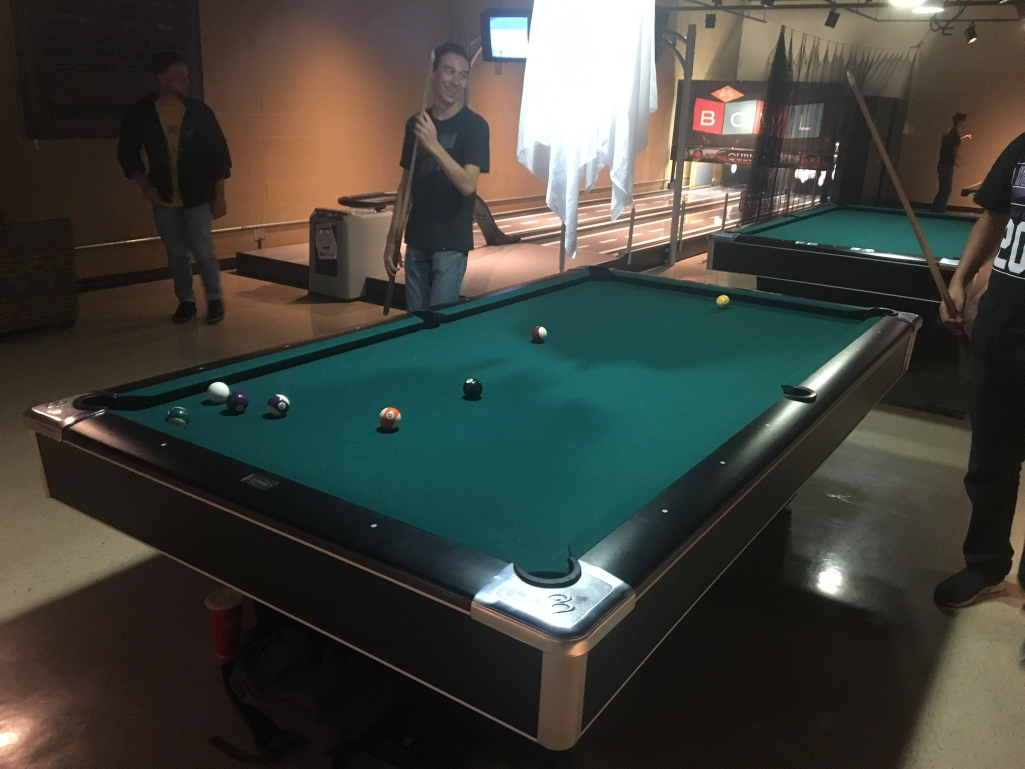
#> input picture Pool_Detection_Project/photos/IMG_0310.jpg, 2049 x 1537 px (shown at 1/2 size); its folder holds only this picture in this run
$ python -i pp_table_detection2.py   (imports and definitions only)   (Python 2 division)   (older library calls are emulated)
#> lines starting #> are read from the running program, lines starting #| are printed output that depends on the picture; after the words box and inside, x2 and y2 are one past the last pixel; in counts of white or black regions, pixels touching at a corner belong together
#> further down, picture is the input picture: shape (1537, 2049, 3); mean B, G, R 60.7, 67.4, 65.6
### Pool_Detection_Project/src/pp_defs.py
"""
pp_defs.py

Defines functions for to pass global variables.

@Author: Jake Lepere
@Date: 10/27/2017
"""

import sys
sys.path.append('/usr/local/lib/python2.7/site-packages')

from pp_draw_utils import *
import cv2
import numpy as np

TABLE_COLOR_LOWER_BOUNDS = np.array([70,95,40])
TABLE_COLOR_UPPER_BOUNDS = np.array([110,220,110])
POOL_TABLE_HEIGHT = 200
POOL_TABLE_WIDTH = POOL_TABLE_HEIGHT * 2

def get_table_color_bounds():
    """
    Gets the lower and upper bounds for the table color.
    @return a tuple containing the lower and upper bounds for the pool table color
    """
    return (TABLE_COLOR_LOWER_BOUNDS,TABLE_COLOR_UPPER_BOUNDS)

# [66 lines left out: functions get_table_width, get_table_height, get_homography, not called in this run]

### Pool_Detection_Project/src/pp_table_detection2.py
"""
pp_table_detection.py

Designed to be the leading module for table detection.
OBJECTIVE
    - Input: Image.
    - Output: Four points defining the 4 corners of the pool table.

@Author: Jake Lepere
@Date: 10/27/2017
"""

import sys
sys.path.append('/usr/local/lib/python2.7/site-packages')

from pp_defs import *
from pp_draw_utils import *
import cv2
import numpy as np

def get_table_corner_points(img):
    """
    Gets 4 points defining the pool table from the input image.
    @param img the input image
    @returns 4 points defining the corners of the pool table
    """

    img_height, img_width, img_channels = img.shape
    lower_bounds,upper_bounds = get_table_color_bounds()   # Get the bounds for the table felt color

    """
    Table Image Masking
    """
    res = cv2.cvtColor(img,cv2.COLOR_BGR2HSV)           # Convert image to HSV color space
#> res: shape (1537, 2049, 3); mean H, S, V 41.1, 83.5, 75.8
    mask = cv2.inRange(res,lower_bounds,upper_bounds)   # Get image mask from bounds
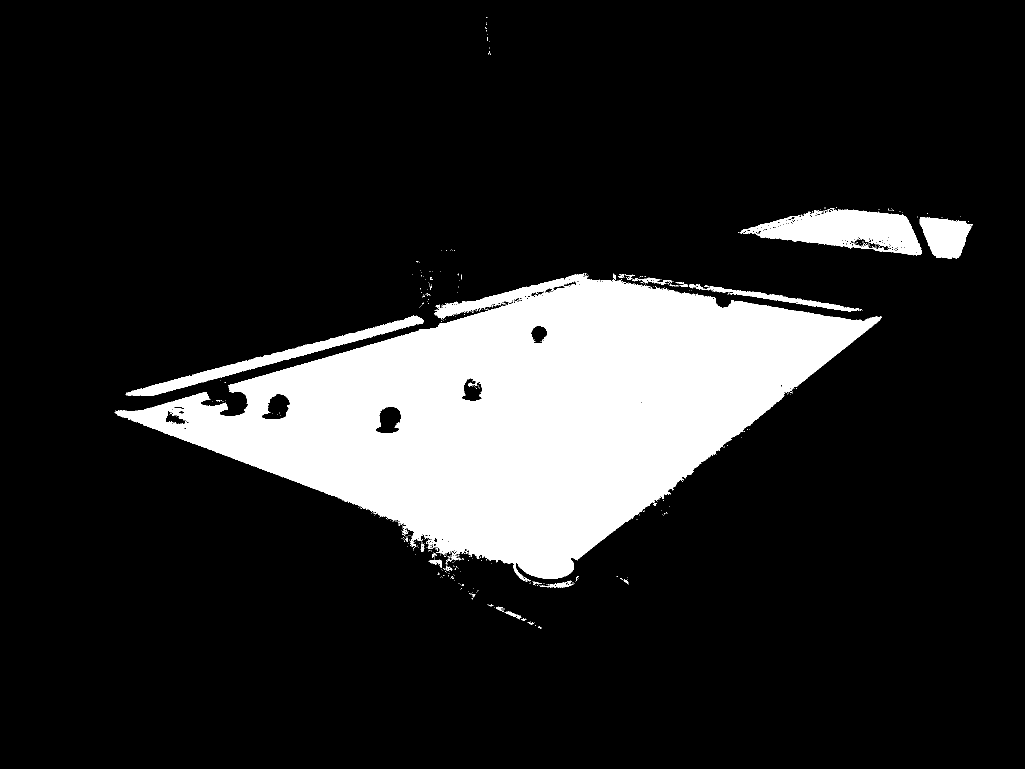
#> mask: shape (1537, 2049) (shown at 1/2 size); 15.4% white; 482 white regions (455 under 20 px), largest, box (x1, y1, x2, y2) and area: (231, 547, 1763, 1164) 445224, (1479, 416, 1844, 511) 18120, (253, 631, 848, 792) 10780
    res = cv2.bitwise_and(img,img,mask = mask)          # Mask the image
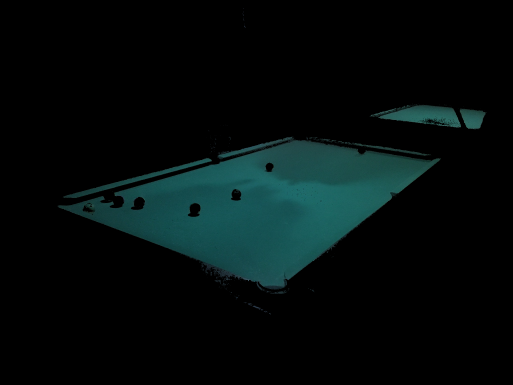
#> res: shape (1537, 2049, 3) (shown at 1/4 size); mean B, G, R 12.4, 12.5, 4

    """
    Contour Detection
    """
    imgray = cv2.cvtColor(res,cv2.COLOR_BGR2GRAY)                   # Get res in gray color space
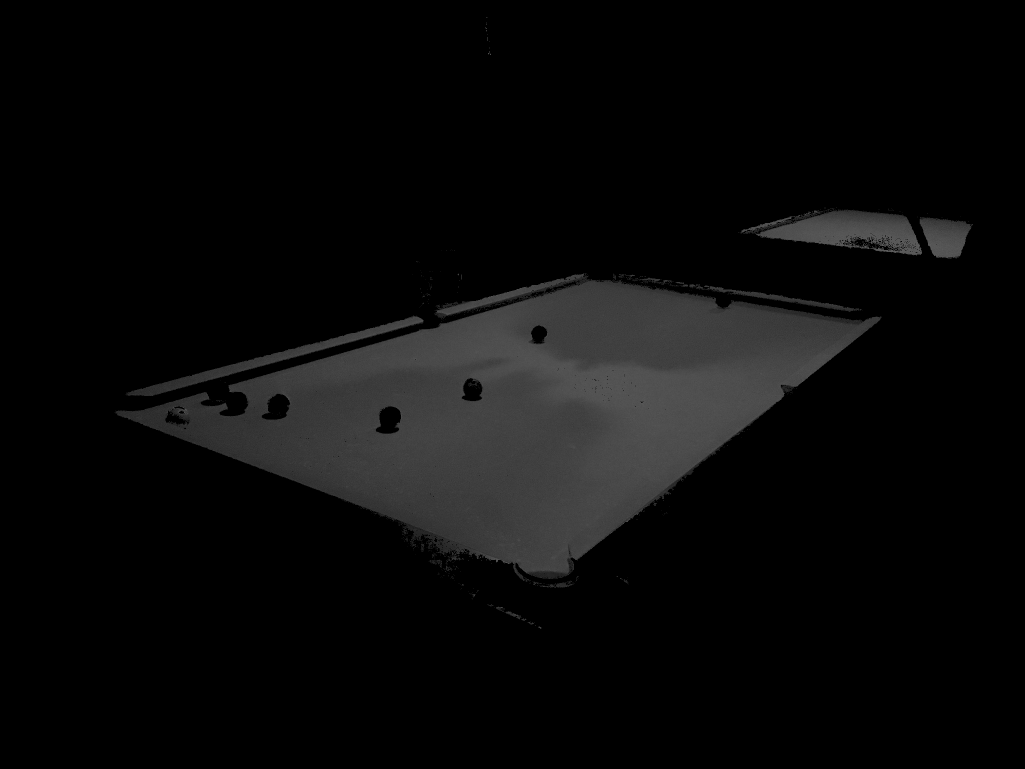
#> imgray: shape (1537, 2049) (shown at 1/2 size); min 0, max 97, mean 10
    tmp,thresh = cv2.threshold(imgray,255,255,255)                  # Threshold on the gray image
    retr = cv2.RETR_EXTERNAL                                        # Contour parameters
    mode = cv2.CHAIN_APPROX_SIMPLE
    tmp, contours, hierarchy = cv2.findContours(thresh,retr,mode)   # Get contours
#> tmp = None; contours = []
    res = np.zeros((img_height,img_width,3),np.uint8)               # Blank image for contours
    color = (255,255,255)                                           # Contour drawing parameters
    thickness = 3
    cv2.drawContours(res,contours,-1,color,thickness)               # Draw contours on blank image
#> res: shape (1537, 2049, 3); every value is 0

    """
    Canny Detection
    """
    blur = 9                                          # Blur parameter
    res = cv2.medianBlur(res,blur)                    # Blur
    res = cv2.Canny(res,100,150,apertureSize = 3)     # Canny edge detection
#> res: shape (1537, 2049); every value is 0

    """
    Hough Line Detection
    """
    rho = 0.75                                        # Hough parameters
    theta = np.pi/180
    threshold = 150
    lines = cv2.HoughLines(res,rho,theta,threshold)   # Get lines
#> lines = None

    """
    K-Mean 4 Line Clustering
    """
    criteria = (cv2.TERM_CRITERIA_EPS + cv2.TERM_CRITERIA_MAX_ITER,10,1.0)                           # K-Means parameters
    flags = cv2.KMEANS_PP_CENTERS
    n = 4
    max_iterations = 10
#> (the run stopped early here; a loop or call above may not have finished)

$ run again, on Pool_Detection_Project/photos/IMG_0311.jpg
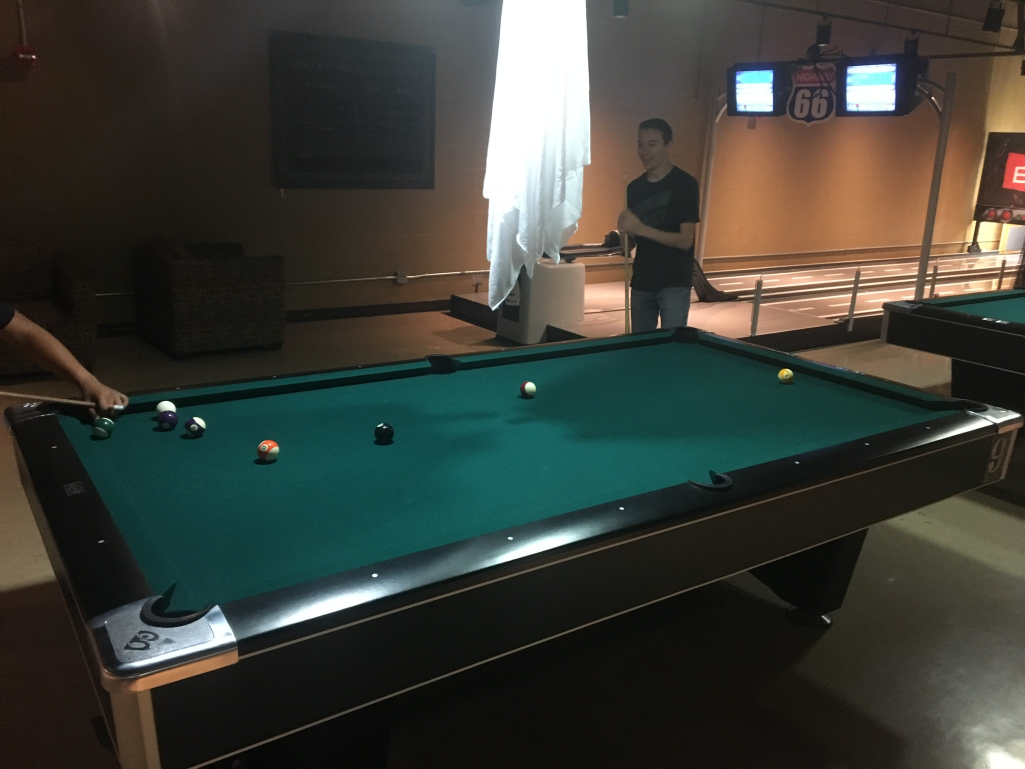
#> input picture Pool_Detection_Project/photos/IMG_0311.jpg, 2049 x 1537 px (shown at 1/2 size)
#> picture is the input picture: shape (1537, 2049, 3); mean B, G, R 55.5, 62.5, 59.7
#> in get_table_corner_points, `mask = cv2.inRange(res,lower_bounds,upper_bounds)`:
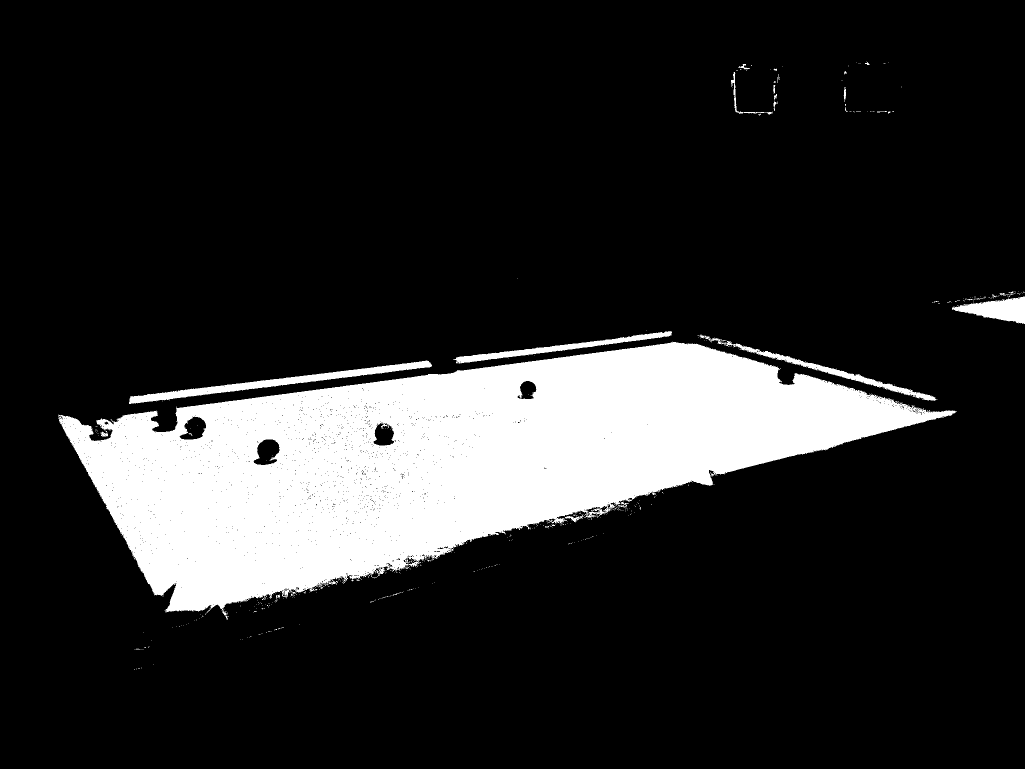
#> mask: shape (1537, 2049) (shown at 1/2 size); 16% white; 472 white regions (445 under 20 px), largest, box (x1, y1, x2, y2) and area: (116, 683, 1914, 1239) 478604, (258, 721, 864, 808) 8435, (907, 662, 1344, 727) 4739
#> in get_table_corner_points, `imgray = cv2.cvtColor(res,cv2.COLOR_BGR2GRAY)`:
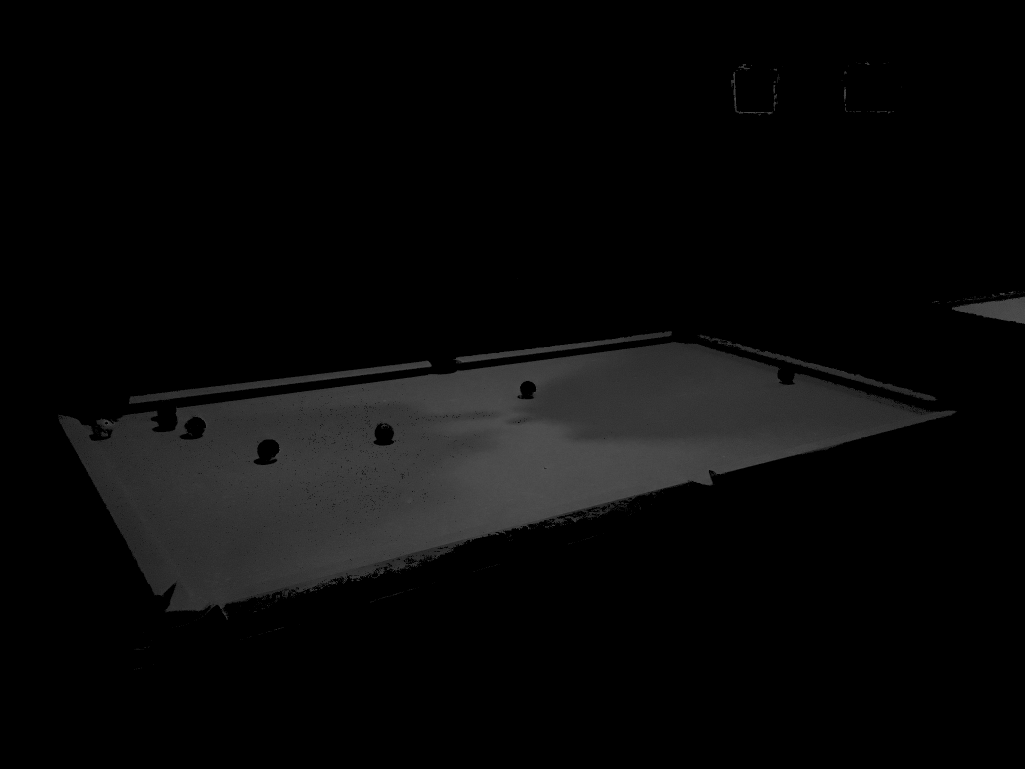
#> imgray: shape (1537, 2049) (shown at 1/2 size); min 0, max 93, mean 9
#> tmp = None; contours = []
#> lines = None

$ run again, on Pool_Detection_Project/photos/IMG_0312.jpg
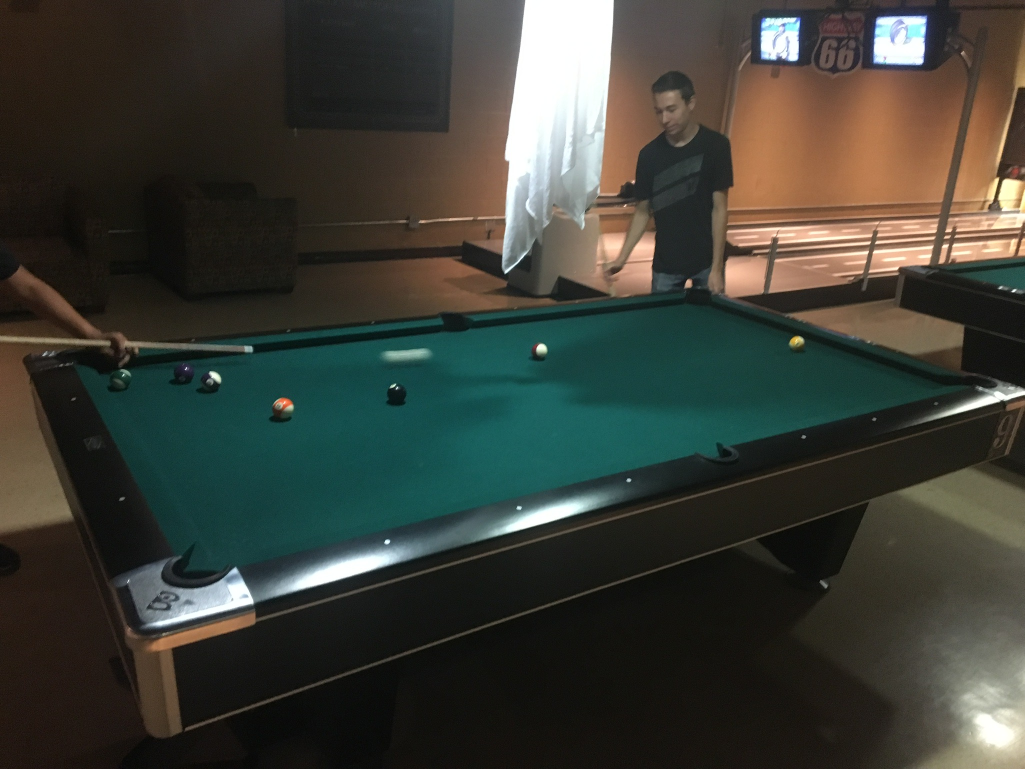
#> input picture Pool_Detection_Project/photos/IMG_0312.jpg, 2049 x 1537 px (shown at 1/2 size)
#> picture is the input picture: shape (1537, 2049, 3); mean B, G, R 54.4, 62.1, 60.1
#> in get_table_corner_points, `mask = cv2.inRange(res,lower_bounds,upper_bounds)`:
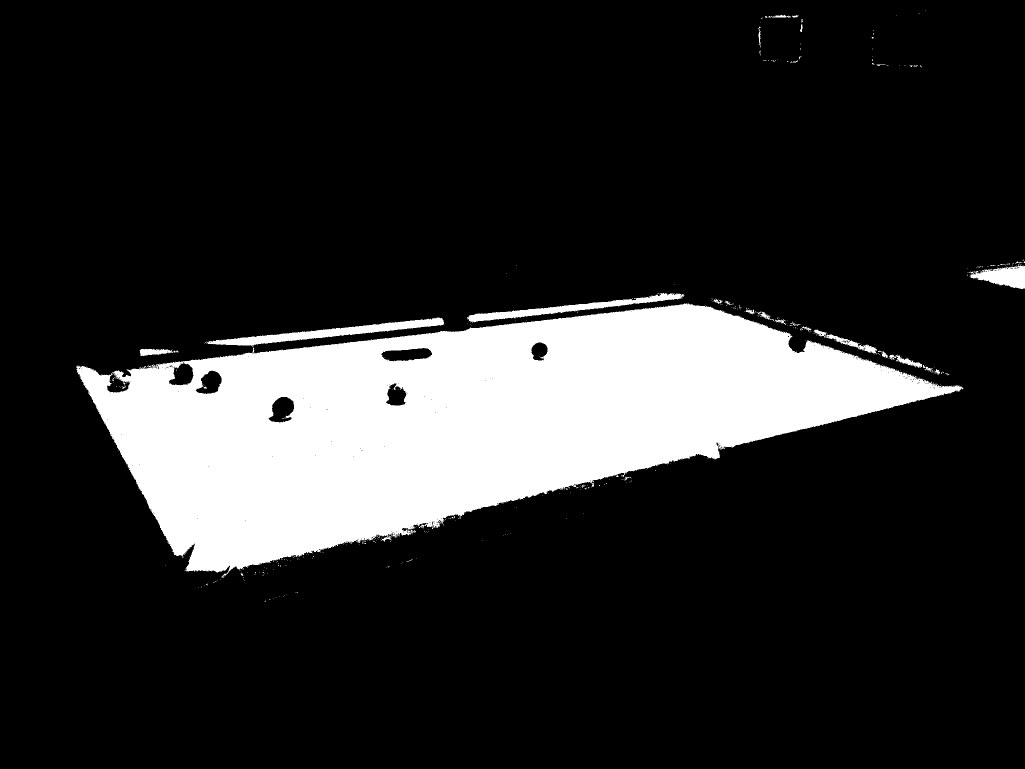
#> mask: shape (1537, 2049) (shown at 1/2 size); 16.4% white; 397 white regions (370 under 20 px), largest, box (x1, y1, x2, y2) and area: (153, 606, 1927, 1156) 496259, (414, 635, 888, 694) 6952, (934, 586, 1369, 646) 5299
#> in get_table_corner_points, `imgray = cv2.cvtColor(res,cv2.COLOR_BGR2GRAY)`:
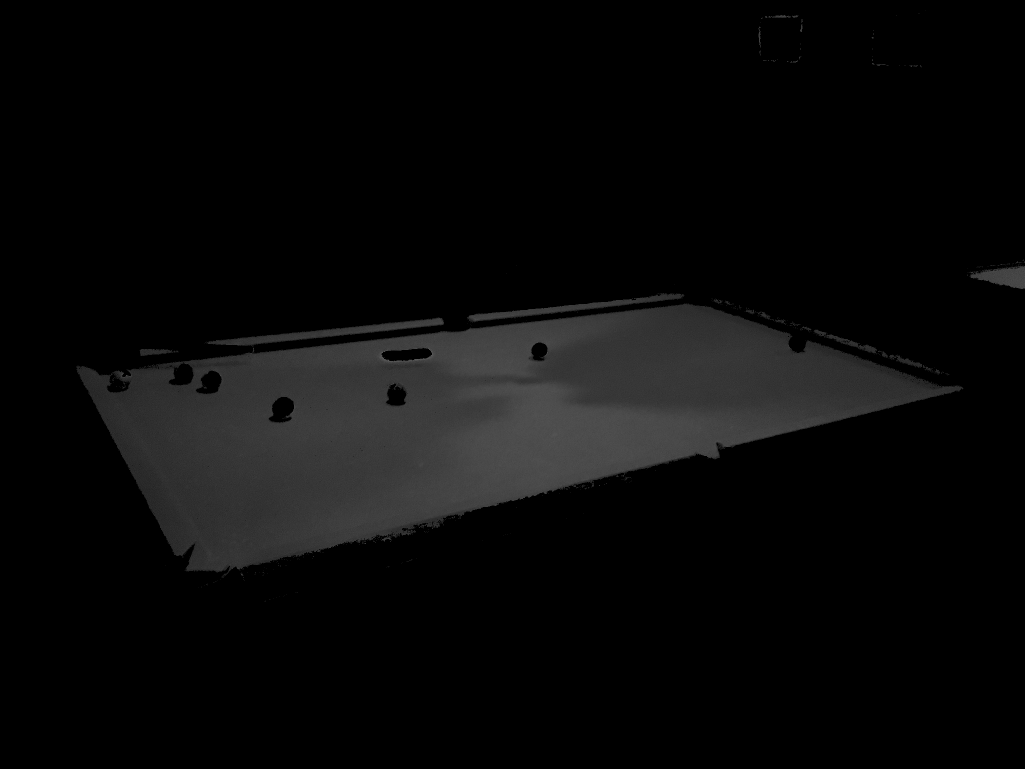
#> imgray: shape (1537, 2049) (shown at 1/2 size); min 0, max 96, mean 9.4
#> tmp = None; contours = []
#> lines = None
